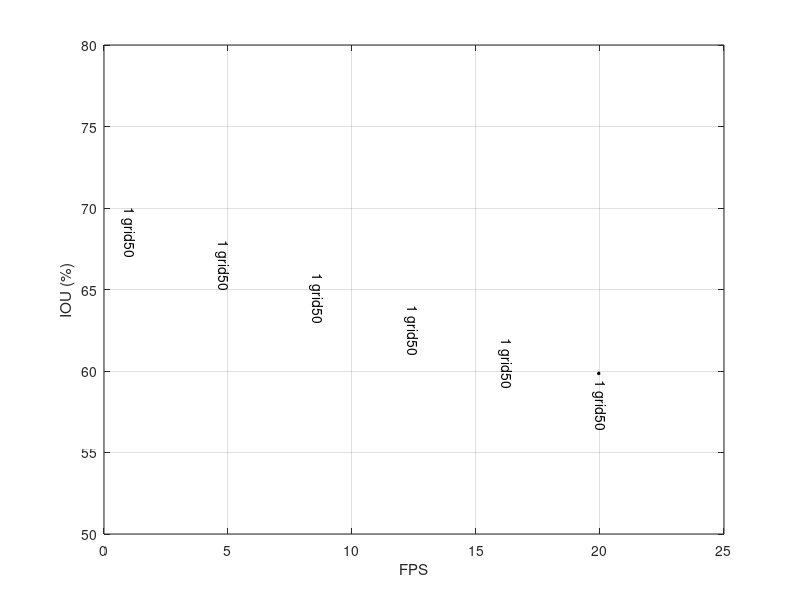

MATLAB code for this plot:
% fps first

clear, clc

iou_arr = 0.6:0.02:0.7;
iou_arr = 100 * iou_arr;

fps_arr = linspace(20, 1, length(iou_arr));


text_arr = {'\bullet 1 grid50', '1 grid50', '1 grid50', '1 grid50', '1 grid50', '1 grid50'};

figure(1), clf, hold on
xlabel('FPS')
ylabel('IOU (%)')
xlim([0, max(fps_arr)+5])
ylim([iou_arr(1)-10, iou_arr(end)+10])
for i = 1:length(text_arr)
    txt = text_arr{i};
    h_txt = text(fps_arr(i), iou_arr(i), txt);
    set(h_txt, 'Rotation', 270)
end
box on
grid on
hold off